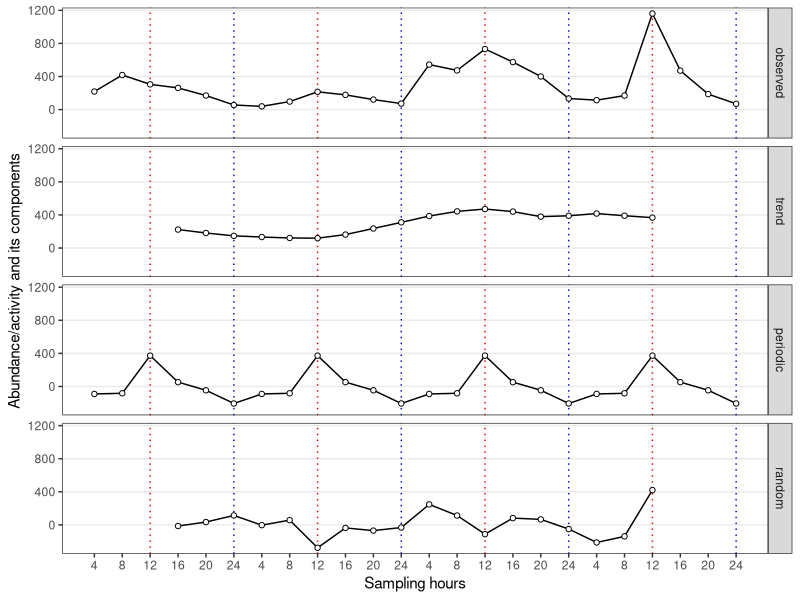
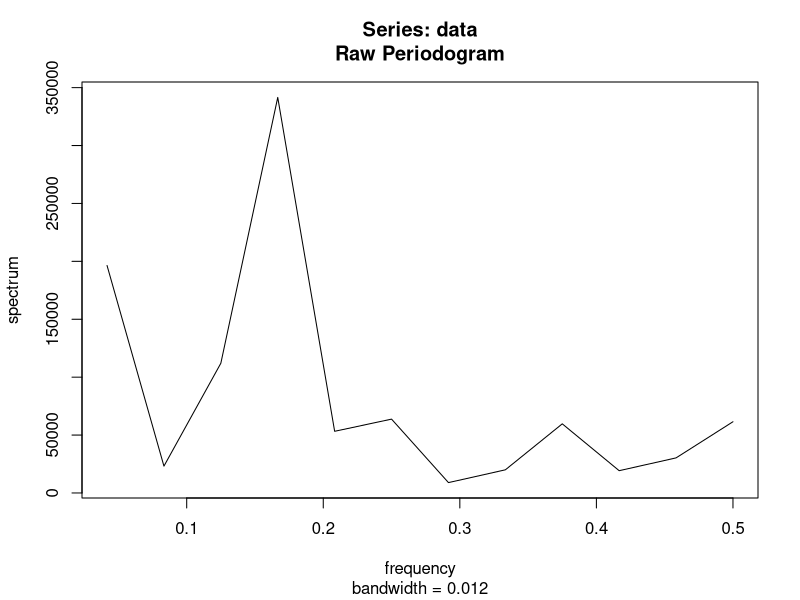
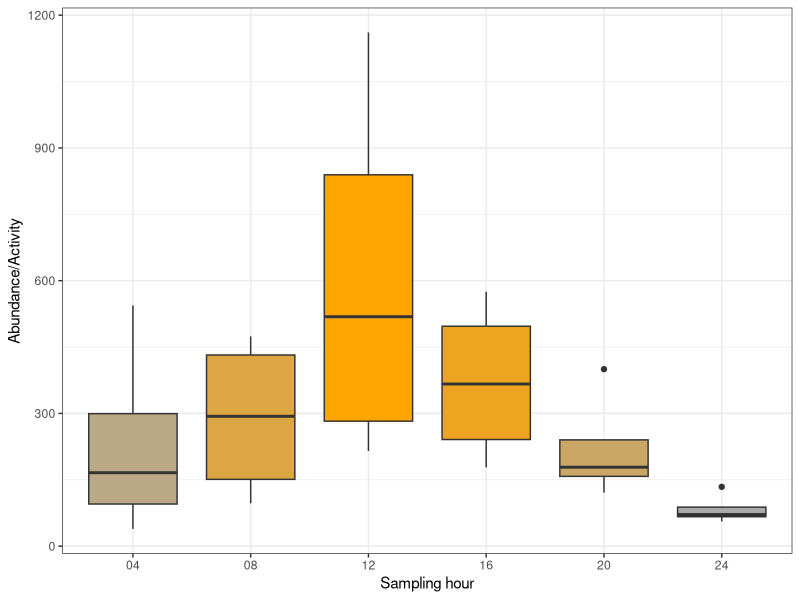
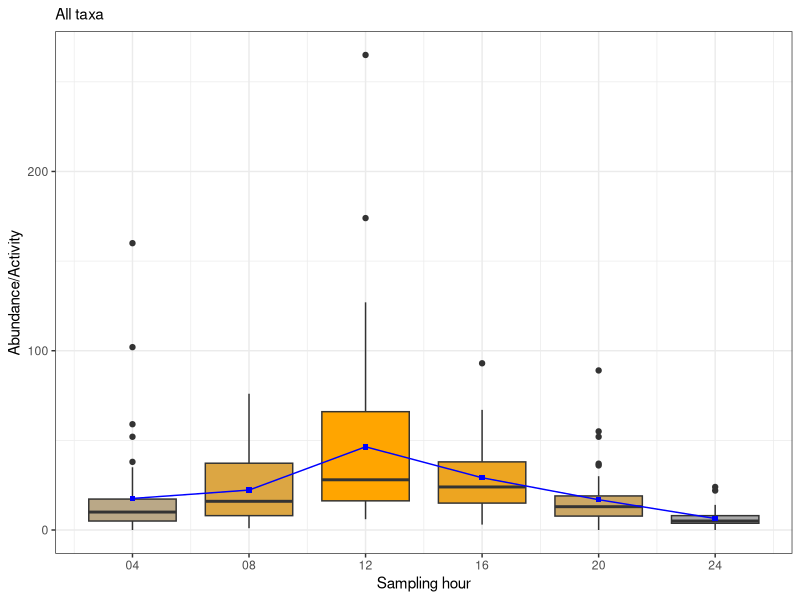
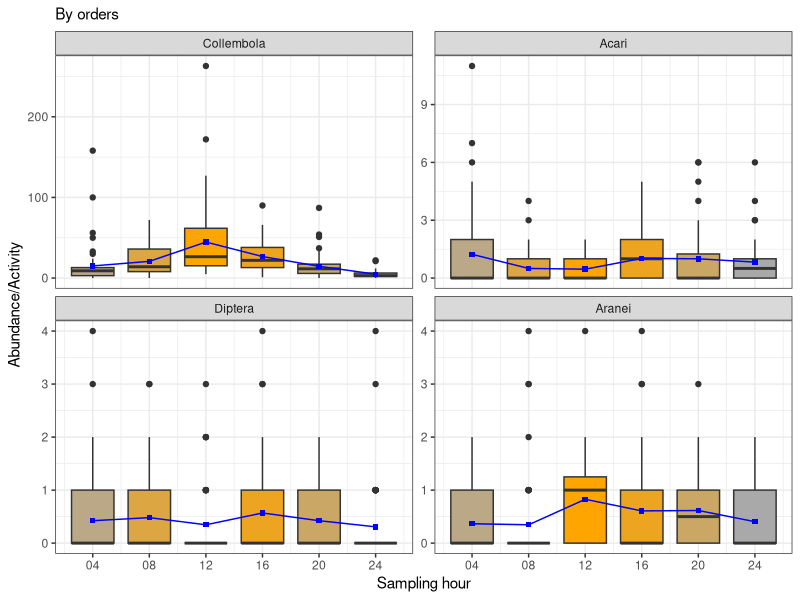
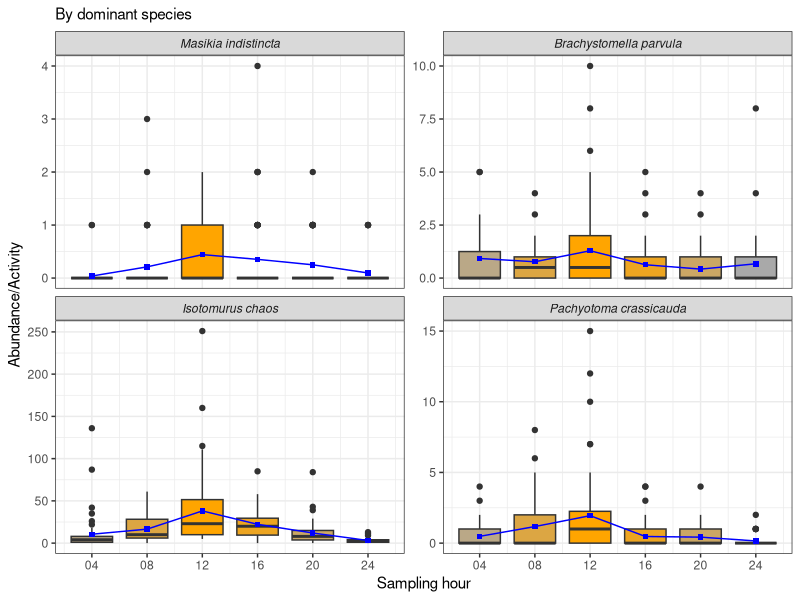
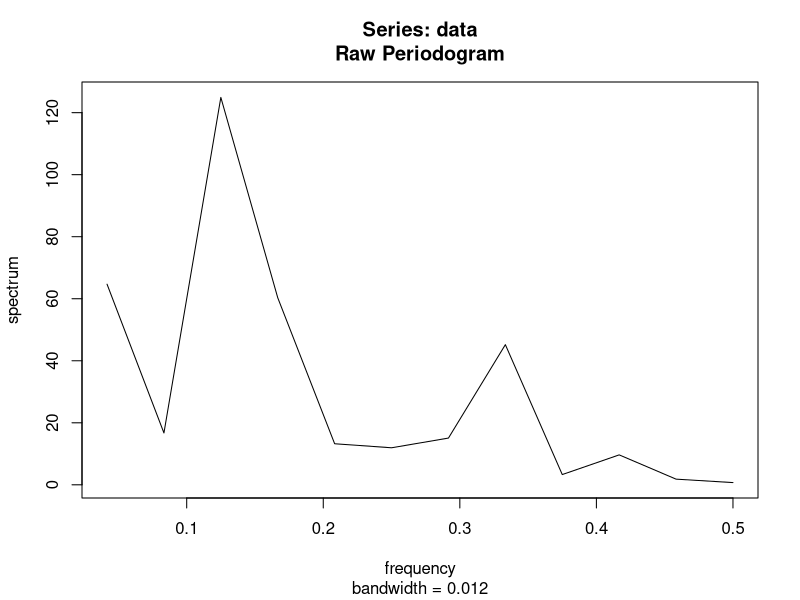
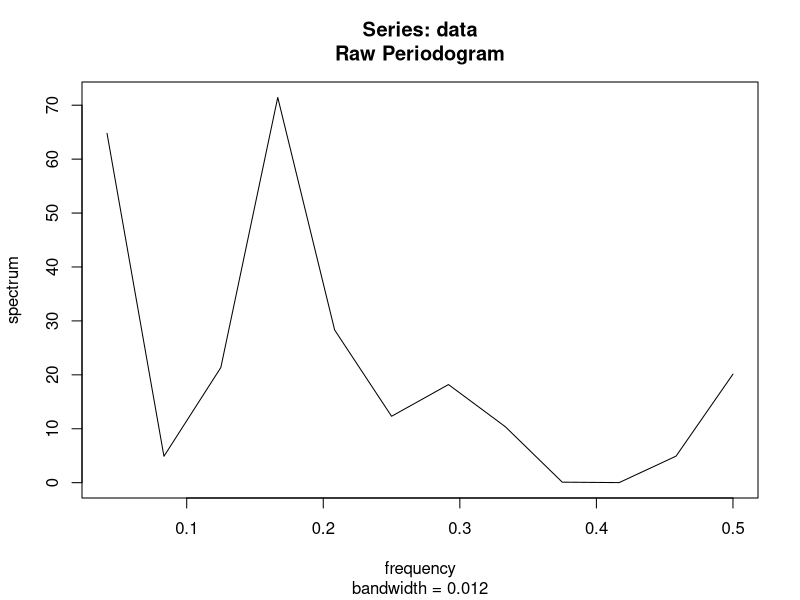

These charts were generated, in order, by the following R code:
library(tidyverse)
theme_set(theme_bw() + theme(legend.position = "bottom"))
# custom functions --------------------------------------------------------
per2 <- function(data, periodicity_freq){
	data <- as.numeric(data)
	# Compute the power spectral density
	psd <- spec.pgram(data, log = "no", detrend = FALSE)

	# Compute the spectral density ratio (SDR)
	denom_freq_range <- c(periodicity_freq*0.9, periodicity_freq*1.1)
	
	denom_power <- mean(psd$spec[psd$freq >= denom_freq_range[1] | psd$freq <= denom_freq_range[2]])
	num_power <- psd$spec[abs(psd$freq - periodicity_freq) == min(abs(psd$freq - periodicity_freq))]
	sdr <- num_power/denom_power

	# Perform an F-test to test the significance of the SDR
	num_df <- 1
	denom_df <- psd$df
	num_mean <- num_power
	denom_mean <- denom_power
	f_stat <- (num_mean/denom_mean)/((num_df/num_mean)+(denom_df/denom_mean))
	p_val <- pf(f_stat, num_df, denom_df, lower.tail = FALSE)
	
	# Results
	list(x = data, total = sum(data), SDR = sdr, 
		F.statistic = f_stat, psd_df = psd$df, p.value = p_val)
}

decompress <- function(a){
    # Export decomposed time series as tibble columns
	var.name <- deparse(substitute(a))
	a |> 
		ts(frequency = 6) |> 
		decompose() |> 
		_[1:4] |> 
		as_tibble() |> 
		rename_with(~paste0(var.name, "_", .x))
}

# data load ---------------------------------------------------------------
loggers <- readxl::read_excel("Data_28.04.2023.xlsx", 
		sheet = "logger_data", skip = 1) %>% 
	# select(D, H) %>%
	mutate(D = as.numeric(substr(D, 1, 2)), 
		  H = (floor(H/4)+1)*4) %>%
	group_by(D, H) %>% 
	summarise_all(mean) %>% 
	ungroup() %>% 
	filter(D != 9, D != 18)

factors <- readxl::read_excel("Data_28.04.2023.xlsx", 
		sheet = "factors", range = "A2:E26") %>% 
	mutate(D = substr(str_squish(D), 1, 2), 
		  D = as.numeric(D), 
		  log_lux = log10(lux), .after = 2)
factors <- left_join(factors, loggers, by = c("D", "H")) 

suppressWarnings(suppressMessages(
df <- readxl::read_excel("Data_28.04.2023.xlsx", 
			    sheet = "animals", skip = 3)
))
df <- df %>% 
	mutate_all(as.character) %>% 
	pivot_longer(names_to = "dt", values_to = "abu", -1:-2) %>% 
	separate(dt, sep = "_", into = c("trap_id", "D", "h")) %>% 
	separate(h , sep = "\\:", into = "H", extra = "drop") %>% 
	mutate_at(c("trap_id", "D", "H", "abu"), as.numeric)

# H1: is total activity periodic? -------------------------------------------------------

abu <- df %>% 
	filter(taxatype == "general") %>% 
	group_by(D, H) %>% 
	summarise(abu = sum(abu, na.rm = TRUE), .groups = "drop") %>% 
	pull(abu) %>% 
	ts(frequency = 6) %>% 
	decompose()

abu[c("x", "seasonal", "trend", "random")] %>% 
	as.data.frame() %>% 
	rename(observed = x, periodic = seasonal) %>% 
	mutate(dd = rep(1:(nrow(.)/6), each = 6), 
		  hh = rep(1:6, 4),
		  xx = paste0("d", dd, "_t", hh)) %>% 
	rownames_to_column("id") %>% 
	mutate(id = as.numeric(id), hh = as.factor(hh)) %>% 
	pivot_longer(names_to = "component", values_to = "val", -c("id", "xx", "dd", "hh")) %>% 
	mutate(component = factor(component,
						 levels = c("observed","trend", "periodic", "random"))) %>% 
	ggplot(aes(x = id, y = val)) +
	geom_vline(xintercept = (1:4)*6-3, color = "red", linetype = "dotted") +
	geom_vline(xintercept = (1:4)*6, color = "blue", linetype = "dotted") +
	geom_line() + 
	geom_point(shape = 21, fill = "white") +
	facet_grid(rows = vars(component)) + #, scales = "free") + 
	scale_x_continuous(breaks = 1:24, 
		labels = rep(1:6*4, 4)) + 
	theme(axis.text.x = element_text(angle = 0), 
		 panel.grid.minor = element_blank(), 
		 panel.grid.minor.y = element_blank(), 
		 panel.grid.major.x = element_blank()) +
	labs(x = "Sampling hours", y = "Abundance/activity and its components")
# ggsave("Fig. A. total_abundance.pdf", width = 7, height = 4)

per2(abu$x, 1/6)

# Signal to noise ratio is  > 4
# Н0 about non-periodicity is rejected with p<0.001 significance level

data.frame(x = rep(1:6, 4), y = as.numeric(abu$x)) %>% 
	mutate(x = factor(x)) %>% 
	ggplot(aes(y = y, x = x, group = x, fill = x)) + 
	geom_boxplot() + 
	theme(legend.position = "none") + 
	labs(x = "Sampling hour", y = "Abundance/Activity") + 
	scale_x_discrete(breaks = 1:6, 
		labels = c("04", "08", "12", "16", "20","24")) + 
    scale_fill_manual(values = colorRampPalette(c("darkgrey", "orange"))
                      (6)[c(2, 4, 6, 5, 3, 1)])
# ggsave("Fig. B. Abundance_cycle.pdf", width = 3.5, height = 2)

for_boxplots <- df %>% 
    filter(taxatype == "general") %>% 
    group_by(trap_id, D, H) %>% 
    summarise(abu = sum(abu), .groups = "drop") %>% 
    mutate(taxa = "All_taxa", .before = 1) %>% 
    rbind(select(df, -taxatype)) %>% 
    filter(taxa %in%  c("All_taxa", "Collembola", "Aranei", "Acari", "Diptera", 
        "Masikia indistincta","Brachystomella parvula (Schäffer, 1896)", 
        "Isotomurus chaos Potapov et Babenko, 2011", 
        "Pachyotoma crassicauda (Tullberg, 1871)")) %>% 
    separate(taxa, c("gen", "sp"), " ", extra = "drop") %>%
    mutate(taxa = case_when(is.na(sp) ~ gen, TRUE ~ paste0(gen, " ", sp)),
           taxa = fct_inorder(taxa, ordered = TRUE), 
           H2 = factor(H),
           H,
           .before = 1,
           .keep = "unused")

for_boxplots %>% 
    filter(taxa == "All_taxa") %>% 
    group_by(H) %>% 
    mutate(mean_abu = mean(abu)) %>% 
    ungroup() %>% 
    ggplot() + 
    geom_boxplot(aes(x = H, y = abu, group = H2, fill = H2)) +
    geom_line(aes(x = H, y = mean_abu), color = "blue") + 
    geom_point(aes(x = H, y = mean_abu), shape = 15, color = "blue") +
    theme(legend.position = "none") + 
    labs(x = "Sampling hour", y = "Abundance/Activity", 
         subtitle = "All taxa") +
    scale_x_continuous(breaks = 1:6*4,
                       labels = c("04", "08", "12", "16", "20","24")) +
    scale_fill_manual(values = colorRampPalette(c("darkgrey", "orange"))
                      (6)[c(2, 4, 6, 5, 3, 1)])
ggsave("activity by hours - all taxa together.svg", height = 3, width = 3)

for_boxplots %>% 
    filter(taxa %in% c("Collembola", "Aranei", "Acari", "Diptera")) %>% 
    group_by(taxa, H, H2) %>% 
    mutate(mean_abu = mean(abu)) %>% 
    ungroup() %>% 
    ggplot() + 
    geom_boxplot(aes(x = H, y = abu, group = H2, fill = H2)) +
    geom_line(aes(x = H, y = mean_abu), color = "blue") +
    geom_point(aes(x = H, y = mean_abu), shape = 15, color = "blue") +
    theme(legend.position = "none") + 
    labs(x = "Sampling hour", y = "Abundance/Activity", 
         subtitle = "By orders") +
    scale_x_continuous(breaks = 1:6*4,
                      labels = c("04", "08", "12", "16", "20","24")) +
    scale_fill_manual(values = colorRampPalette(c("darkgrey", "orange"))
                      (6)[c(2, 4, 6, 5, 3, 1)]) + 
    facet_wrap(~taxa, scales = "free_y")
ggsave("activity by hours - by orders.svg", height = 6, width = 6)

for_boxplots %>% 
    filter(taxa %in% c("Masikia indistincta",
                       "Brachystomella parvula", 
                       "Isotomurus chaos",
                       "Pachyotoma crassicauda")) %>% 
    group_by(taxa, H, H2) %>% 
    mutate(mean_abu = mean(abu)) %>% 
    ungroup() %>% 
    ggplot() + 
    geom_boxplot(aes(x = H, y = abu, group = H2, fill = H2)) +
    geom_line(aes(x = H, y = mean_abu), color = "blue") +
    geom_point(aes(x = H, y = mean_abu), shape = 15, color = "blue") +
    theme(legend.position = "none") + 
    labs(x = "Sampling hour", y = "Abundance/Activity", 
         subtitle = "By dominant species") +
    scale_x_continuous(breaks = 1:6*4,
                       labels = c("04", "08", "12", "16", "20","24")) +
    scale_fill_manual(values = colorRampPalette(c("darkgrey", "orange"))
                      (6)[c(2, 4, 6, 5, 3, 1)]) + 
    facet_wrap(~taxa, scales = "free_y") + 
    theme(strip.text = element_text(face = "italic"))
ggsave("activity by hours - by dominant species.svg", height = 6, width = 6)


# H#1 by taxa -------------------------------------------------------------
by_taxa <- df %>% 
	filter(taxatype == "general", taxa %in% c("Collembola", "Aranei", "Acari", "Diptera")) %>% 
	split(.$taxa) %>% 
	map(~.x %>% 
		group_by(D, H) %>% 
		summarise(abu = sum(abu, na.rm = TRUE), .groups = "drop") %>% 
		pull(abu) %>% 
		ts(frequency = 6) %>% 
		decompose()
	)
by_taxa %>% 
	transpose %>% 
	pluck("x") %>% 
	lapply(as.numeric) %>% 
	lapply(function(a){
		per2(a, 1/6)
	})

by_taxa %>% 
    lapply(function(a){
		cbind(
		    x = a$x, trend = a$trend, 
			seasonal = a$seasonal, random = a$random) %>% 
		as_tibble %>% 
		mutate_all(function(b){b/max(b, na.rm = TRUE)}) %>% 
		rownames_to_column("id") %>% 
		mutate(id = as.numeric(id))}) %>%  
	map_df(rbind, .id = "taxa") %>% 
	rename(observed = x, periodic = seasonal) %>% 
	pivot_longer(names_to = "component", values_to = "val", -1:-2) %>% 
	mutate(component = factor(component,
		levels = c("observed","trend", "periodic", "random"))) %>% 
	ggplot(aes(x = id, y = val, color = taxa)) +
	geom_vline(xintercept = (1:4)*6-3, color = "red", linetype = "dotted") +
	geom_vline(xintercept = (1:4)*6, color = "blue", linetype = "dotted") +
	geom_line() + 
	geom_point(shape = 21, fill = "white") +
	theme_bw() +
	facet_grid(rows = vars(component), scales = "free") + 
	scale_x_continuous(breaks = 1:24, labels = rep(1:6*4, 4)) + 
	theme(axis.text.x = element_text(angle = 0), 
		 panel.grid.minor = element_blank(), 
		 panel.grid.minor.y = element_blank(), 
		 panel.grid.major.x = element_blank(), 
		 legend.position = "bottom") +
	labs(x = "Sampling hours", y = "Abundance/activity and its components", 
		subtitle = "all variables are normalized to max = 1")
ggsave("Fig.C. taxa_abundance.pdf", width = 7, height = 4.5)

# dominant species  -------------------------------------------------------
dom_sp <- df %>%
	filter(taxa %in% c("Masikia indistincta",
		"Brachystomella parvula (Schäffer, 1896)", 
		"Isotomurus stuxbergi (Tullberg, 1876)", # check
		"Isotomurus chaos Potapov et Babenko, 2011",
		"Pachyotoma crassicauda (Tullberg, 1871)")) %>% 
    separate(taxa, c("gen", "sp"), " ", extra = "drop") %>% 
	unite(taxa, gen, sp, sep = " ") %>% 
	split(.$taxa) %>% 
	map(~.x %>% 
	    	group_by(D, H) %>% 
	    	summarise(abu = sum(abu, na.rm = TRUE), .groups = "drop") %>% 
	        # mutate(abu = abu/max(abu)) %>% 
	    	pull(abu) %>% 
	    	ts(frequency = 6) %>% 
	    	decompose()
	)
dom_sp %>% 
	transpose %>% 
	pluck("x") %>% 
	lapply(as.numeric) %>% 
	lapply(function(a){
		per2(a, 1/6)
	})

dom_sp %>% 
	lapply(function(a){
	cbind(x = a$x, trend = a$trend, 
		 seasonal = a$seasonal, random = a$random) %>% 
		as_tibble %>% 
		# mutate_all(function(b){b/max(b, na.rm = TRUE)}) %>% 
	    mutate(random = random/max(x), 
	           seasonal = seasonal/max(x), 
	           trend = trend/max(x), 
	           x = x/max(x)) %>% 
		rownames_to_column("id") %>% 
		mutate(id = as.numeric(id))}) %>% 
	map_df(rbind, .id = "taxa") %>% 
	rename(observed = x, periodic = seasonal) %>% 
	pivot_longer(names_to = "component", values_to = "val", -1:-2) %>% 
	mutate(component = factor(component,
						 levels = c("observed","trend", "periodic", "random"))) %>% 
	ggplot(aes(x = id, y = val, color = taxa)) +
	geom_vline(xintercept = (1:4)*6-3, color = "red", linetype = "dotted") +
	geom_vline(xintercept = (1:4)*6, color = "blue", linetype = "dotted") +
	geom_line() + 
	geom_point(shape = 21, fill = "white") +
	theme_bw() +
	facet_grid(rows = vars(component), scales = "free") + 
	scale_x_continuous(breaks = 1:24, labels = rep(1:6*4, 4)) + 
	theme(axis.text.x = element_text(angle = 0), 
		 panel.grid.minor = element_blank(), 
		 panel.grid.minor.y = element_blank(), 
		 panel.grid.major.x = element_blank(), 
		 legend.text = element_text(face = "italic"),
		 legend.position = "bottom") +
	labs(x = "Sampling hours", y = "Abundance/activity and its components", 
		subtitle = "Note: all variables are normalized to max=1")
ggsave("Fig.D. dom.spec.pdf", width = 7, height = 4.5)
# predictors multicoll ---------------------------------------------------

factors[,-1:-2] %>% 
	cor(method = "spearman") %>% 
	round(2)

cor.val1 <- cor(factors[,-1:-3], method = "spearman")
cor.pval1 <- expand_grid(v1 = 4:10, v2 = 4:10) %>% 
	split(1:nrow(.)) %>% 
	lapply(function(a){
		p = cor.test(as_vector(factors[,a$v1]), as_vector(factors[,a$v2]), 
				   method = "spearman")
		data.frame(p = p$p.value, 
				 v1 = colnames(factors)[a$v1], 
				 v2 = colnames(factors)[a$v2])
	}) %>% 
	map_df(tibble) %>% 
	mutate(p = p.adjust(p, method = "BY")) %>% 
	pivot_wider(names_from = v2, values_from = p) %>% 
	column_to_rownames("v1") %>% 
	as.matrix()


pdf("Fig. E. Factor_multicollin.pdf", width = 4, height = 4)
corrplot::corrplot(
	corr = cor.val1, 
	p.mat = cor.pval1, 
	type="upper", 
	order = "original",
	diag = FALSE,
	col =  corrplot::COL2('RdYlBu', 10)[10:1], 
	sig.level = 0.05)
dev.off() 


# correlations ------------------------------------------------------------

df.forcor <- df %>% 
	filter(taxa %in% c("Collembola", "Aranei", "Acari", "Diptera")) %>% 
	group_by(D, H, taxa) %>% 
	summarise(abu = sum(abu), .groups = "drop") %>% 
	pivot_wider(names_from = taxa, values_from = abu) %>% 
    mutate(All = abu$x, .after = 2) 
df.forcor <- df %>%
    filter(taxa %in% c("Masikia indistincta",
                       "Brachystomella parvula (Schäffer, 1896)", 
                       "Isotomurus chaos Potapov et Babenko, 2011",
                       "Pachyotoma crassicauda (Tullberg, 1871)")) %>% 
    separate(taxa, c("gen", "sp"), " ", extra = "drop") %>% 
    mutate(gen = paste0(substr(gen, 1, 1), ".")) %>% 
    unite(taxa, gen, sp, sep = " ") %>% 
    group_by(D, H, taxa) %>% 
    summarise(abu = sum(abu), .groups = "drop") %>% 
    pivot_wider(names_from = taxa, values_from = abu) %>% 
    left_join(df.forcor, ., by = c("D", "H")) %>% 
    left_join(factors, by = c("D", "H")) %>% 
	select(-wind_2m, -temp_2m, -hum_rel, -log_lux)

cor.val2 <- cor(df.forcor[,12:15], df.forcor[,3:11], 
	method = "spearman")
cor.pval2 <- expand_grid(v1 = 12:15, v2 = 3:11) %>% 
	split(1:nrow(.)) %>% 
	lapply(function(a){
		p = cor.test(as_vector(df.forcor[,a$v1]), as_vector(df.forcor[,a$v2]), 
				   method = "spearman")
		data.frame(p = p$p.value, 
				 # est = p$estimate,
				 v1 = colnames(df.forcor[a$v1]),
				 v2 = colnames(df.forcor[,a$v2]))
	}) %>% 
	map_df(tibble) %>% 
	mutate(p = p.adjust(p, method = "BY")) %>% 
	pivot_wider(names_from = v2, values_from = p) %>% 
	column_to_rownames("v1") %>% 
	as.matrix()

pdf("Fig. F. Orders_and_factors.pdf", height = 4)
corrplot::corrplot(
	corr = cbind(cbind(All = cor.val2[,1]), 
	             rep(NA, nrow(cor.val2)), 
	             cor.val2[,2:5], 
	             rep(NA, nrow(cor.val2)), 
	             cor.val2[,6:9]),
	p.mat = cbind(cbind(All = cor.pval2[,1]), 
	              rep(NA, nrow(cor.val2)), 
	              cor.pval2[,2:5], 
	              rep(NA, nrow(cor.val2)), 
	              cor.pval2[,6:9]), 
	type="full", 
	order = "original",
	na.label = " ",
	diag = TRUE,
	is.corr=FALSE,
	col =  corrplot::COL2('RdYlBu', 10)[10:1], 
	sig.level = 0.05)
dev.off()
